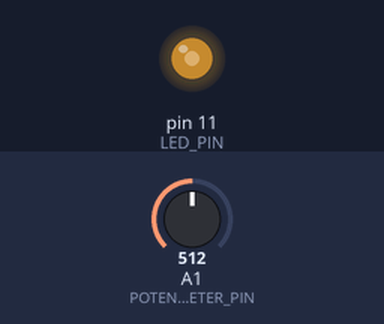
Recording of a sketch running on a simulated Arduino Uno, built with avr-gcc and run on an emulated ATmega328P. Shown: output pins drawn as LEDs (lit = HIGH). Inputs (shaded band) come from the test bench; at power-on: A1 (POTENTIOMETER_PIN) = 512.

Above: at 1.2 s.
1.3 s: A1 (POTENTIOMETER_PIN) set to 716
At 2.2 s:
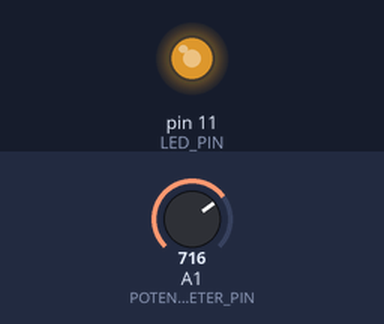
2.8 s: A1 (POTENTIOMETER_PIN) set to 900
At 3.4 s:
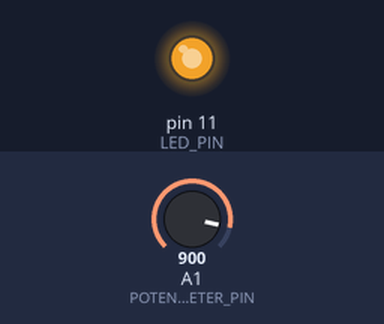
4.3 s: A1 (POTENTIOMETER_PIN) set to 122
At 5.5 s:
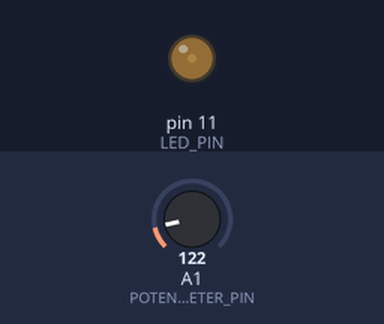
5.8 s: A1 (POTENTIOMETER_PIN) set to 0
At 6.9 s:
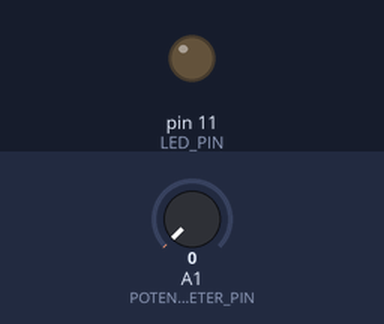
Timing chart, 0 to 8.3 s (numbered marks = the images above; inputs shaded):
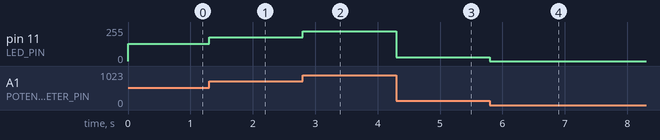

Measured:
- after the input at 1.3 s, pin 11 (LED_PIN): 128/255 → 179/255 at once
- after the input at 2.8 s, pin 11 (LED_PIN): 179/255 → 225/255 at once
- after the input at 4.3 s, pin 11 (LED_PIN): 225/255 → 30/255 at once
- after the input at 5.8 s, pin 11 (LED_PIN): 30/255 → 0/255 at once

The sketch:

sketch.ino
```cpp
#define LED_PIN 11
#define POTENTIOMETER_PIN A1
void setup()
{
  pinMode(LED_PIN, OUTPUT);
}
void loop()
{
  int potentiometerValue = analogRead(POTENTIOMETER_PIN);
  int brightness = potentiometerValue / 4;
  analogWrite(LED_PIN, brightness);
}
```
